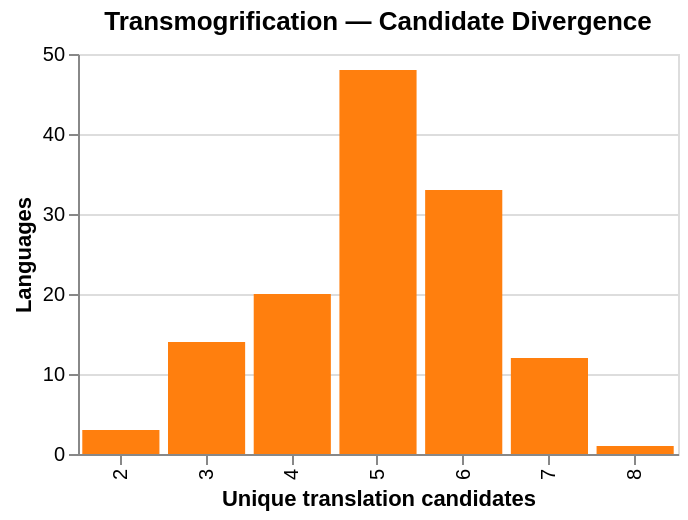

The notebook cell saved with this chart:
### Code cell
# Number of unique translations per language (divergence depth)
transmog_unique = transmog.groupby('n_unique_raw').size().reset_index(name='n_languages')

alt.Chart(transmog_unique).mark_bar(color=CATEGORY_COLOURS['TRANSMOGRIFICATION']).encode(
    x=alt.X('n_unique_raw:O', title='Unique translation candidates'),
    y=alt.Y('n_languages:Q', title='Languages'),
    tooltip=['n_unique_raw:O', 'n_languages:Q']
).properties(
    width=300, height=200,
    title='Transmogrification — Candidate Divergence'
)

### Figure 1 — Vega specification as saved in the notebook (floating-point values rounded to 4 significant figures)
{"$schema": "https://vega.github.io/schema/vega/v6.json", "data": [{"name": "source_0", "values": [{"n_languages": 3, "n_languages_end": 3.0, "n_languages_start": 0.0, "n_unique_raw": 2}, {"n_languages": 14, "n_languages_end": 14.0, "n_languages_start": 0.0, "n_unique_raw": 3}, {"n_languages": 20, "n_languages_end": 20.0, "n_languages_start": 0.0, "n_unique_raw": 4}, {"n_languages": 48, "n_languages_end": 48.0, "n_languages_start": 0.0, "n_unique_raw": 5}, {"n_languages": 33, "n_languages_end": 33.0, "n_languages_start": 0.0, "n_unique_raw": 6}, {"n_languages": 12, "n_languages_end": 12.0, "n_languages_start": 0.0, "n_unique_raw": 7}, {"n_languages": 1, "n_languages_end": 1.0, "n_languages_start": 0.0, "n_unique_raw": 8}]}, {"name": "source_0_x_domain_n_unique_raw", "values": [{"n_unique_raw": 2}, {"n_unique_raw": 3}, {"n_unique_raw": 4}, {"n_unique_raw": 5}, {"n_unique_raw": 6}, {"n_unique_raw": 7}, {"n_unique_raw": 8}]}], "marks": [{"type": "rect", "name": "marks", "from": {"data": "source_0"}, "encode": {"update": {"x": {"field": "n_unique_raw", "scale": "x"}, "width": {"signal": "max(0.25, bandwidth('x'))"}, "y2": {"field": "n_languages_start", "scale": "y"}, "fill": {"value": "#ff7f0e"}, "tooltip": {"signal": "{\"n_unique_raw\": isValid(datum[\"n_unique_raw\"]) ? datum[\"n_unique_raw\"] : \"\"+datum[\"n_unique_raw\"], \"n_languages\": format(datum[\"n_languages\"], \"\")}"}, "y": {"field": "n_languages_end", "scale": "y"}}}, "style": ["bar"]}], "scales": [{"name": "x", "type": "band", "domain": {"data": "source_0_x_domain_n_unique_raw", "field": "n_unique_raw", "sort": true}, "range": [0, {"signal": "width"}], "paddingOuter": 0.05, "paddingInner": 0.1}, {"name": "y", "type": "linear", "domain": {"data": "source_0", "fields": ["n_languages_start", "n_languages_end"]}, "range": [{"signal": "height"}, 0], "zero": true, "nice": true}], "axes": [{"scale": "y", "minExtent": 0, "labels": false, "orient": "left", "gridScale": "x", "aria": false, "tickCount": {"signal": "ceil(height/40)"}, "grid": true, "domain": false, "ticks": false, "zindex": 0, "maxExtent": 0}, {"scale": "x", "zindex": 0, "labelAlign": "right", "title": "Unique translation candidates", "orient": "bottom", "labelBaseline": "middle", "labelAngle": 270, "grid": false}, {"scale": "y", "zindex": 0, "labelOverlap": true, "grid": false, "tickCount": {"signal": "ceil(height/40)"}, "title": "Languages", "orient": "left"}], "title": {"text": "Transmogrification — Candidate Divergence", "frame": "group"}, "background": "white", "height": 200, "style": "cell", "width": 300, "padding": 5}
